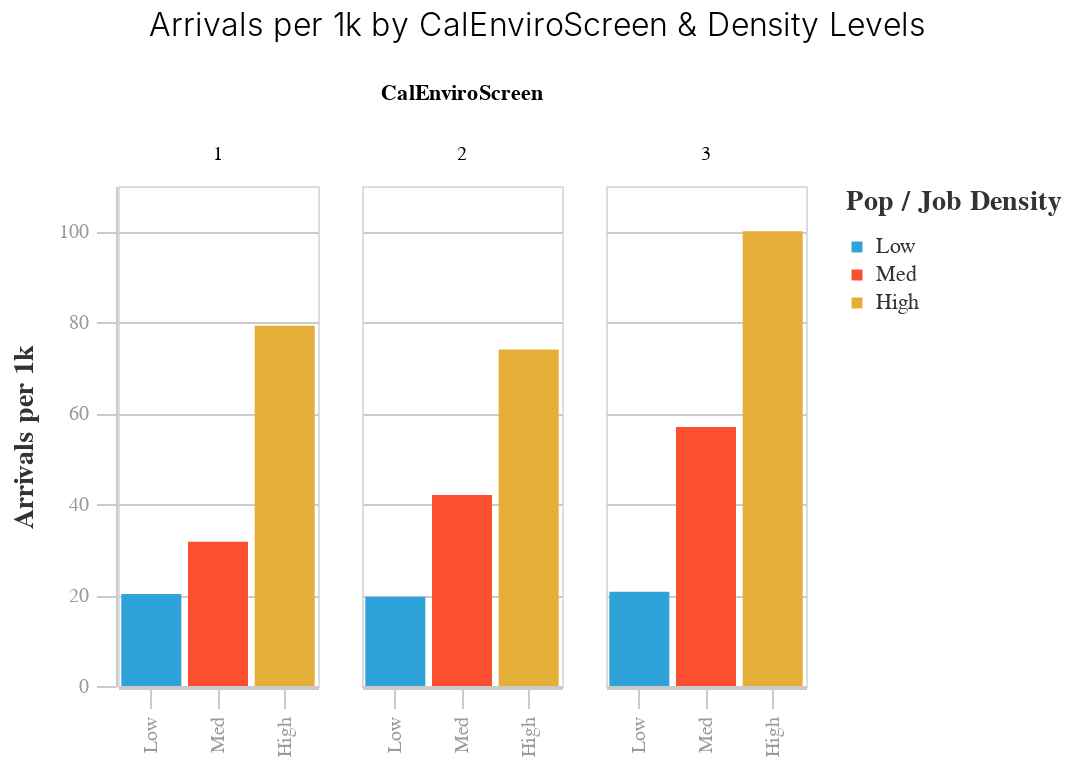

The code cell stored with this chart in its notebook:
### Code cell
bar = (alt.Chart(by_density_equity[by_density_equity.equity_group > 0])
 .mark_bar()
 .encode(
     x=alt.X("popjobdensity_group:N", 
             axis=alt.Axis(title=""), 
             scale=alt.Scale(domain=LEGEND_ORDER)
            ),
     y=alt.Y("arrivals_per_1k_pj:Q",
             axis=alt.Axis(title="Arrivals per 1k")
            ),
     column=alt.Column("equity_group:N", title="CalEnviroScreen", 
                      ),
     color=alt.Color("popjobdensity_group:N", title="Pop / Job Density", 
                    scale=alt.Scale(domain=LEGEND_ORDER, 
                                    range=map_utils.FIVETHIRTYEIGHT_CATEGORY_COLORS
                                   )
                  )
 )
)


bar = (map_utils.preset_chart_config(bar)
       .properties(title="Arrivals per 1k by CalEnviroScreen & Density Levels", 
                  width = map_utils.chart_width*0.25)
)

display(bar)
bar.save("./img/arrivals_per_1k_bar.png")

### Figure 1 — Vega-Lite specification as saved in the notebook (floating-point values rounded to 4 significant figures)
{"$schema": "https://vega.github.io/schema/vega-lite/v4.8.1.json", "config": {"axis": {"domainColor": "#cbcbcb", "grid": true, "gridColor": "#cbcbcb", "gridWidth": 1, "labelColor": "#999", "labelFont": "Arial", "labelFontSize": 10, "labelPadding": 4, "tickColor": "#cbcbcb", "tickSize": 10, "titleColor": "#333", "titleFont": "Arial", "titleFontSize": 14, "titlePadding": 10}, "axisBand": {"grid": false}, "background": "white", "font": "Arial", "header": {"labelFont": "Arial", "titleFont": "Arial"}, "legend": {"labelColor": "#333", "labelFont": "Arial", "labelFontSize": 11, "padding": 1, "symbolSize": 30, "symbolType": "square", "titleColor": "#333", "titleFont": "Arial", "titleFontSize": 14, "titlePadding": 10}, "title": {"anchor": "middle", "font": "Arial", "fontSize": 16, "fontWeight": 300, "offset": 20}, "view": {"continuousHeight": 300, "continuousWidth": 400}}, "data": {"name": "data-4958d47e4e6e61fe70a30eb15775422b"}, "datasets": {"data-4958d47e4e6e61fe70a30eb15775422b": [{"Population": 6483574, "Tract": 1369, "arrivals_per_1k_pj": 20.27, "equity_group": 1, "itp_id": 1257, "num_arrivals": 164076, "num_jobs": 1611989, "num_pop_jobs": 8095563, "popjobdensity_group": "Low", "stop_id": 8933, "stops_per_1k_pj": 1.103}, {"Population": 4044223, "Tract": 776, "arrivals_per_1k_pj": 19.65, "equity_group": 2, "itp_id": 731, "num_arrivals": 109502, "num_jobs": 1527032, "num_pop_jobs": 5571255, "popjobdensity_group": "Low", "stop_id": 5635, "stops_per_1k_pj": 1.011}, {"Population": 2637676, "Tract": 461, "arrivals_per_1k_pj": 20.72, "equity_group": 3, "itp_id": 434, "num_arrivals": 81780, "num_jobs": 1308515, "num_pop_jobs": 3946191, "popjobdensity_group": "Low", "stop_id": 3895, "stops_per_1k_pj": 0.987}, {"Population": 4192427, "Tract": 857, "arrivals_per_1k_pj": 31.72, "equity_group": 1, "itp_id": 909, "num_arrivals": 174996, "num_jobs": 1324761, "num_pop_jobs": 5517188, "popjobdensity_group": "Med", "stop_id": 7196, "stops_per_1k_pj": 1.304}, {"Population": 5069081, "Tract": 1005, "arrivals_per_1k_pj": 42.02, "equity_group": 2, "itp_id": 1381, "num_arrivals": 287081, "num_jobs": 1762718, "num_pop_jobs": 6831799, "popjobdensity_group": "Med", "stop_id": 10517, "stops_per_1k_pj": 1.539}, {"Population": 3935454, "Tract": 798, "arrivals_per_1k_pj": 56.96, "equity_group": 3, "itp_id": 1200, "num_arrivals": 325439, "num_jobs": 1778113, "num_pop_jobs": 5713567, "popjobdensity_group": "Med", "stop_id": 10774, "stops_per_1k_pj": 1.886}, {"Population": 1995393, "Tract": 418, "arrivals_per_1k_pj": 79.26, "equity_group": 1, "itp_id": 516, "num_arrivals": 259200, "num_jobs": 1274857, "num_pop_jobs": 3270250, "popjobdensity_group": "High", "stop_id": 4706, "stops_per_1k_pj": 1.439}, {"Population": 4305526, "Tract": 863, "arrivals_per_1k_pj": 74.05, "equity_group": 2, "itp_id": 1309, "num_arrivals": 544942, "num_jobs": 3054002, "num_pop_jobs": 7359528, "popjobdensity_group": "High", "stop_id": 11070, "stops_per_1k_pj": 1.504}, {"Population": 6459917, "Tract": 1385, "arrivals_per_1k_pj": 100.1, "equity_group": 3, "itp_id": 3058, "num_arrivals": 948509, "num_jobs": 3020193, "num_pop_jobs": 9480110, "popjobdensity_group": "High", "stop_id": 20574, "stops_per_1k_pj": 2.17}]}, "encoding": {"color": {"field": "popjobdensity_group", "scale": {"domain": ["Low", "Med", "High"], "range": ["#30a2da", "#fc4f30", "#e5ae38", "#6d904f", "#8b8b8b", "#b96db8", "#ff9e27", "#56cc60", "#52d2ca", "#52689e", "#545454", "#9fe4f8"]}, "title": "Pop / Job Density", "type": "nominal"}, "column": {"field": "equity_group", "title": "CalEnviroScreen", "type": "nominal"}, "x": {"axis": {"title": ""}, "field": "popjobdensity_group", "scale": {"domain": ["Low", "Med", "High"]}, "type": "nominal"}, "y": {"axis": {"title": "Arrivals per 1k"}, "field": "arrivals_per_1k_pj", "type": "quantitative"}}, "height": 250, "mark": "bar", "title": "Arrivals per 1k by CalEnviroScreen & Density Levels", "usermeta": {"embedOptions": {"theme": "fivethirtyeight"}}, "width": 100}
